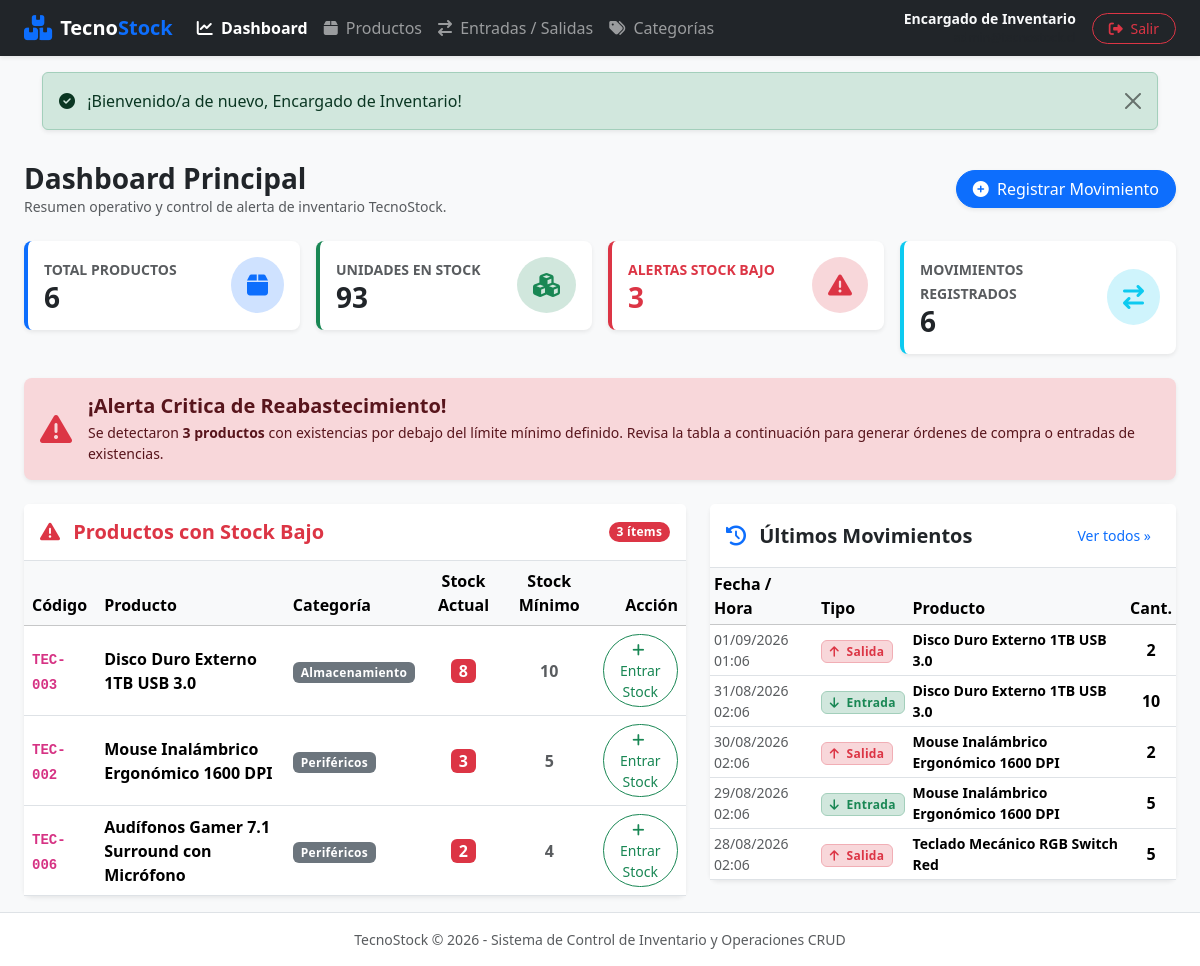
/index.php (signed in), run on the app's committed database.
### tables this page shows
CREATE TABLE `productos` (
  `id_producto` INT AUTO_INCREMENT PRIMARY KEY,
  `codigo` VARCHAR(50) NOT NULL UNIQUE,
  `nombre` VARCHAR(150) NOT NULL,
  `descripcion` TEXT NULL,
  `precio` DECIMAL(10,2) NOT NULL DEFAULT 0.00,
  `stock_actual` INT NOT NULL DEFAULT 0,
  `stock_minimo` INT NOT NULL DEFAULT 0,
  `estado` TINYINT(1) NOT NULL DEFAULT 1 COMMENT '1: Activo, 0: Inactivo',
  `id_categoria` INT NOT NULL,
  `creado_en` TIMESTAMP DEFAULT CURRENT_TIMESTAMP,
  CONSTRAINT `chk_precio_positivo` CHECK (`precio` >= 0),
  CONSTRAINT `chk_stock_actual_positivo` CHECK (`stock_actual` >= 0),
  CONSTRAINT `chk_stock_minimo_positivo` CHECK (`stock_minimo` >= 0),
  CONSTRAINT `fk_productos_categorias` FOREIGN KEY (`id_categoria`) REFERENCES `categorias` (`id_categoria`) ON DELETE RESTRICT ON UPDATE CASCADE
);

CREATE TABLE `categorias` (
  `id_categoria` INT AUTO_INCREMENT PRIMARY KEY,
  `nombre` VARCHAR(100) NOT NULL UNIQUE,
  `descripcion` TEXT NULL,
  `estado` TINYINT(1) NOT NULL DEFAULT 1 COMMENT '1: Activa, 0: Inactiva',
  `creado_en` TIMESTAMP DEFAULT CURRENT_TIMESTAMP
);

CREATE TABLE `movimientos` (
  `id_movimiento` INT AUTO_INCREMENT PRIMARY KEY,
  `fecha_hora` DATETIME NOT NULL DEFAULT CURRENT_TIMESTAMP,
  `tipo` ENUM('ENTRADA', 'SALIDA') NOT NULL,
  `cantidad` INT NOT NULL,
  `observacion` TEXT NULL,
  `id_producto` INT NOT NULL,
  `id_usuario` INT NOT NULL,
  CONSTRAINT `chk_cantidad_positiva` CHECK (`cantidad` > 0),
  CONSTRAINT `fk_movimientos_productos` FOREIGN KEY (`id_producto`) REFERENCES `productos` (`id_producto`) ON DELETE RESTRICT ON UPDATE CASCADE,
  CONSTRAINT `fk_movimientos_usuarios` FOREIGN KEY (`id_usuario`) REFERENCES `usuarios` (`id_usuario`) ON DELETE RESTRICT ON UPDATE CASCADE
);

### index.php (the view, shortened to what this page needs)
<?php
require_once __DIR__ . '/config/db.php';
require_once __DIR__ . '/includes/header.php';
try {
    $stmtProd = $pdo->query("SELECT COUNT(*) FROM productos WHERE estado = 1");
    $totalProductos = $stmtProd->fetchColumn();
    $stmtStock = $pdo->query("SELECT COALESCE(SUM(stock_actual), 0) FROM productos WHERE estado = 1");
    $totalStock = $stmtStock->fetchColumn();
    $stmtBajoStockCount = $pdo->query("SELECT COUNT(*) FROM productos WHERE estado = 1 AND stock_actual < stock_minimo");
    $totalBajoStock = $stmtBajoStockCount->fetchColumn();
    $stmtMovCount = $pdo->query("SELECT COUNT(*) FROM movimientos");
    $totalMovimientos = $stmtMovCount->fetchColumn();
    $stmtAlertas = $pdo->query("
        SELECT p.*, c.nombre AS categoria_nombre
        FROM productos p
        INNER JOIN categorias c ON p.id_categoria = c.id_categoria
        WHERE p.estado = 1 AND p.stock_actual < p.stock_minimo
        ORDER BY (p.stock_minimo - p.stock_actual) DESC
    ");
    $productosBajoStock = $stmtAlertas->fetchAll();
    $stmtUltimosMov = $pdo->query("
        SELECT m.*, p.codigo AS producto_codigo, p.nombre AS producto_nombre, u.nombre AS usuario_nombre
        FROM movimientos m
        INNER JOIN productos p ON m.id_producto = p.id_producto
        INNER JOIN usuarios u ON m.id_usuario = u.id_usuario
        ORDER BY m.fecha_hora DESC
        LIMIT 5
    ");
    $ultimosMovimientos = $stmtUltimosMov->fetchAll();
} catch (PDOException $e) {
    echo "<div class='alert alert-danger'>Error al cargar datos del dashboard: " . htmlspecialchars($e->getMessage()) . "</div>";
}
?>
<div class="d-flex justify-content-between align-items-center mb-4">
    <div>
        <h2 class="h3 fw-bold text-dark mb-0">Dashboard Principal</h2>
        <p class="text-muted small mb-0">Resumen operativo y control de alerta de inventario TecnoStock.</p>
    </div>
    <div>
        <button type="button" class="btn btn-primary shadow-sm rounded-pill px-3" data-bs-toggle="modal" data-bs-target="#modalMovimientoRapido">
            <i class="fa-solid fa-plus-circle me-1"></i> Registrar Movimiento
        </button>
    </div>
</div>
<div class="row g-3 mb-4">
    <div class="col-12 col-sm-6 col-xl-3">
        <div class="card border-0 shadow-sm rounded-3 bg-white border-start border-primary border-4">
            <div class="card-body p-3">
                <div class="d-flex align-items-center justify-content-between">
                    <div>
                        <span class="text-muted small fw-bold">TOTAL PRODUCTOS</span>
                        <h3 class="fw-bold mb-0 text-dark"><?php echo number_format($totalProductos); ?></h3>
                    </div>
                    <div class="bg-primary-subtle text-primary p-3 rounded-circle">
                        <i class="fa-solid fa-box fa-xl"></i>
                    </div>
                </div>
            </div>
        </div>
    </div>
    <div class="col-12 col-sm-6 col-xl-3">
        <div class="card border-0 shadow-sm rounded-3 bg-white border-start border-success border-4">
            <div class="card-body p-3">
                <div class="d-flex align-items-center justify-content-between">
                    <div>
                        <span class="text-muted small fw-bold">UNIDADES EN STOCK</span>
                        <h3 class="fw-bold mb-0 text-dark"><?php echo number_format($totalStock); ?></h3>
                    </div>
                    <div class="bg-success-subtle text-success p-3 rounded-circle">
                        <i class="fa-solid fa-cubes fa-xl"></i>
                    </div>
                </div>
            </div>
        </div>
    </div>
    <div class="col-12 col-sm-6 col-xl-3">
        <div class="card border-0 shadow-sm rounded-3 bg-white border-start border-danger border-4">
            <div class="card-body p-3">
                <div class="d-flex align-items-center justify-content-between">
                    <div>
                        <span class="text-danger small fw-bold">ALERTAS STOCK BAJO</span>
                        <h3 class="fw-bold mb-0 text-danger"><?php echo number_format($totalBajoStock); ?></h3>
                    </div>
                    <div class="bg-danger-subtle text-danger p-3 rounded-circle">
                        <i class="fa-solid fa-triangle-exclamation fa-xl"></i>
                    </div>
                </div>
            </div>
        </div>
    </div>
    <div class="col-12 col-sm-6 col-xl-3">
        <div class="card border-0 shadow-sm rounded-3 bg-white border-start border-info border-4">
            <div class="card-body p-3">
                <div class="d-flex align-items-center justify-content-between">
                    <div>
                        <span class="text-muted small fw-bold">MOVIMIENTOS REGISTRADOS</span>
                        <h3 class="fw-bold mb-0 text-dark"><?php echo number_format($totalMovimientos); ?></h3>
                    </div>
                    <div class="bg-info-subtle text-info p-3 rounded-circle">
                        <i class="fa-solid fa-arrow-right-arrow-left fa-xl"></i>
                    </div>
                </div>
            </div>
        </div>
    </div>
</div>
<?php if ($totalBajoStock > 0): ?>
    <div class="alert alert-danger shadow-sm border-0 d-flex align-items-center gap-3 p-3 mb-4 rounded-3">
        <i class="fa-solid fa-triangle-exclamation fa-2x text-danger flex-shrink-0"></i>
        <div>
            <h5 class="alert-heading fw-bold mb-1">¡Alerta Critica de Reabastecimiento!</h5>
            <p class="mb-0 small">
                Se detectaron <strong><?php echo $totalBajoStock; ?> productos</strong> con existencias por debajo del límite mínimo definido. Revisa la tabla a continuación para generar órdenes de compra o entradas de existencias.
            </p>
        </div>
    </div>
<?php endif; ?>
<div class="row g-4">
    <div class="col-12 col-lg-7">
        <div class="card border-0 shadow-sm rounded-3">
            <div class="card-header bg-white py-3 border-bottom d-flex justify-content-between align-items-center">
                <h5 class="card-title fw-bold mb-0 text-danger">
                    <i class="fa-solid fa-triangle-exclamation me-2"></i> Productos con Stock Bajo
                </h5>
                <span class="badge bg-danger rounded-pill"><?php echo count($productosBajoStock); ?> ítems</span>
            </div>
            <div class="card-body p-0">
                <div class="table-responsive">
                    <table class="table table-hover align-middle mb-0">
                        <thead class="table-light">
                            <tr>
                                <th>Código</th>
                                <th>Producto</th>
                                <th>Categoría</th>
                                <th class="text-center">Stock Actual</th>
                                <th class="text-center">Stock Mínimo</th>
                                <th class="text-end">Acción</th>
                            </tr>
                        </thead>
                        <tbody>
                            <?php if (empty($productosBajoStock)): ?>
                                <tr>
                                    <td colspan="6" class="text-center py-4 text-muted">
                                        <i class="fa-solid fa-check-circle text-success me-1"></i> No hay productos en nivel crítico.
                                    </td>
                                </tr>
                            <?php else: ?>
                                <?php foreach ($productosBajoStock as $p): ?>
                                    <tr>
                                        <td><code class="fw-bold"><?php echo htmlspecialchars($p['codigo']); ?></code></td>
                                        <td class="fw-semibold"><?php echo htmlspecialchars($p['nombre']); ?></td>
                                        <td><span class="badge bg-secondary"><?php echo htmlspecialchars($p['categoria_nombre']); ?></span></td>
                                        <td class="text-center">
                                            <span class="badge bg-danger fs-6 px-2 py-1">
                                                <?php echo $p['stock_actual']; ?>
                                            </span>
                                        </td>
                                        <td class="text-center text-muted fw-bold"><?php echo $p['stock_minimo']; ?></td>
                                        <td class="text-end">
                                            <button type="button" class="btn btn-outline-success btn-sm rounded-pill btn-quick-entrada"
                                                    data-id="<?php echo $p['id_producto']; ?>"
                                                    data-nombre="<?php echo htmlspecialchars($p['nombre']); ?>"
                                                    data-bs-toggle="modal" data-bs-target="#modalMovimientoRapido">
                                                <i class="fa-solid fa-plus me-1"></i> Entrar Stock
                                            </button>
                                        </td>
                                    </tr>
                                <?php endforeach; ?>
                            <?php endif; ?>
                        </tbody>
                    </table>
                </div>
            </div>
        </div>
    </div>
    <div class="col-12 col-lg-5">
        <div class="card border-0 shadow-sm rounded-3">
            <div class="card-header bg-white py-3 border-bottom d-flex justify-content-between align-items-center">
                <h5 class="card-title fw-bold mb-0 text-dark">
                    <i class="fa-solid fa-clock-rotate-left me-2 text-primary"></i> Últimos Movimientos
                </h5>
                <a href="movimientos.php" class="btn btn-link btn-sm text-decoration-none">Ver todos &raquo;</a>
            </div>
            <div class="card-body p-0">
                <div class="table-responsive">
                    <table class="table table-sm table-hover align-middle mb-0">
                        <thead class="table-light">
                            <tr>
                                <th>Fecha / Hora</th>
                                <th>Tipo</th>
                                <th>Producto</th>
                                <th class="text-center">Cant.</th>
                            </tr>
                        </thead>
                        <tbody>
                            <?php if (empty($ultimosMovimientos)): ?>
                                <tr>
                                    <td colspan="4" class="text-center py-4 text-muted">No hay movimientos registrados.</td>
                                </tr>
                            <?php else: ?>
                                <?php foreach ($ultimosMovimientos as $m): ?>
                                    <tr>
                                        <td class="small text-muted">
                                            <?php echo date('d/m/Y H:i', strtotime($m['fecha_hora'])); ?>
                                        </td>
                                        <td>
                                            <?php if ($m['tipo'] === 'ENTRADA'): ?>
                                                <span class="badge bg-success-subtle text-success border border-success-subtle">
                                                    <i class="fa-solid fa-arrow-down me-1"></i> Entrada
                                                </span>
                                            <?php else: ?>
                                                <span class="badge bg-danger-subtle text-danger border border-danger-subtle">
                                                    <i class="fa-solid fa-arrow-up me-1"></i> Salida
                                                </span>
                                            <?php endif; ?>
                                        </td>
                                        <td class="small fw-semibold"><?php echo htmlspecialchars($m['producto_nombre']); ?></td>
                                        <td class="text-center fw-bold"><?php echo $m['cantidad']; ?></td>
                                    </tr>
                                <?php endforeach; ?>
                            <?php endif; ?>
                        </tbody>
                    </table>
                </div>
            </div>
        </div>
    </div>
</div>
<?php require_once __DIR__ . '/includes/footer.php'; ?>

### data on the page
productos: codigo "TEC-003", nombre "Disco Duro Externo 1TB USB 3.0", id_categoria.nombre "Almacenamiento", stock_actual "8", stock_minimo "10"
productos: codigo "TEC-002", nombre "Mouse Inalámbrico Ergonómico 1600 DPI", id_categoria.nombre "Periféricos", stock_actual "3", stock_minimo "5"
productos: codigo "TEC-006", nombre "Audífonos Gamer 7.1 Surround con Micrófono", id_categoria.nombre "Periféricos", stock_actual "2", stock_minimo "4"
movimientos: fecha_hora "01/09/2026 01:06", tipo "SALIDA" (drawn), id_producto.nombre "Disco Duro Externo 1TB USB 3.0", cantidad "2"
movimientos: fecha_hora "31/08/2026 02:06", tipo "ENTRADA" (drawn), id_producto.nombre "Disco Duro Externo 1TB USB 3.0", cantidad "10"
movimientos: fecha_hora "30/08/2026 02:06", tipo "SALIDA" (drawn), id_producto.nombre "Mouse Inalámbrico Ergonómico 1600 DPI", cantidad "2"
movimientos: fecha_hora "29/08/2026 02:06", tipo "ENTRADA" (drawn), id_producto.nombre "Mouse Inalámbrico Ergonómico 1600 DPI", cantidad "5"
movimientos: fecha_hora "28/08/2026 02:06", tipo "SALIDA" (drawn), id_producto.nombre "Teclado Mecánico RGB Switch Red", cantidad "5"

### other printed values
$usuario['nombre'] "Encargado de Inventario"
$_SESSION['mensaje'] "¡Bienvenido/a de nuevo, Encargado de Inventario!"
$totalProductos "6"
$totalStock "93"
$totalBajoStock "3"
$totalMovimientos "6"
count($productosBajoStock) "3"
